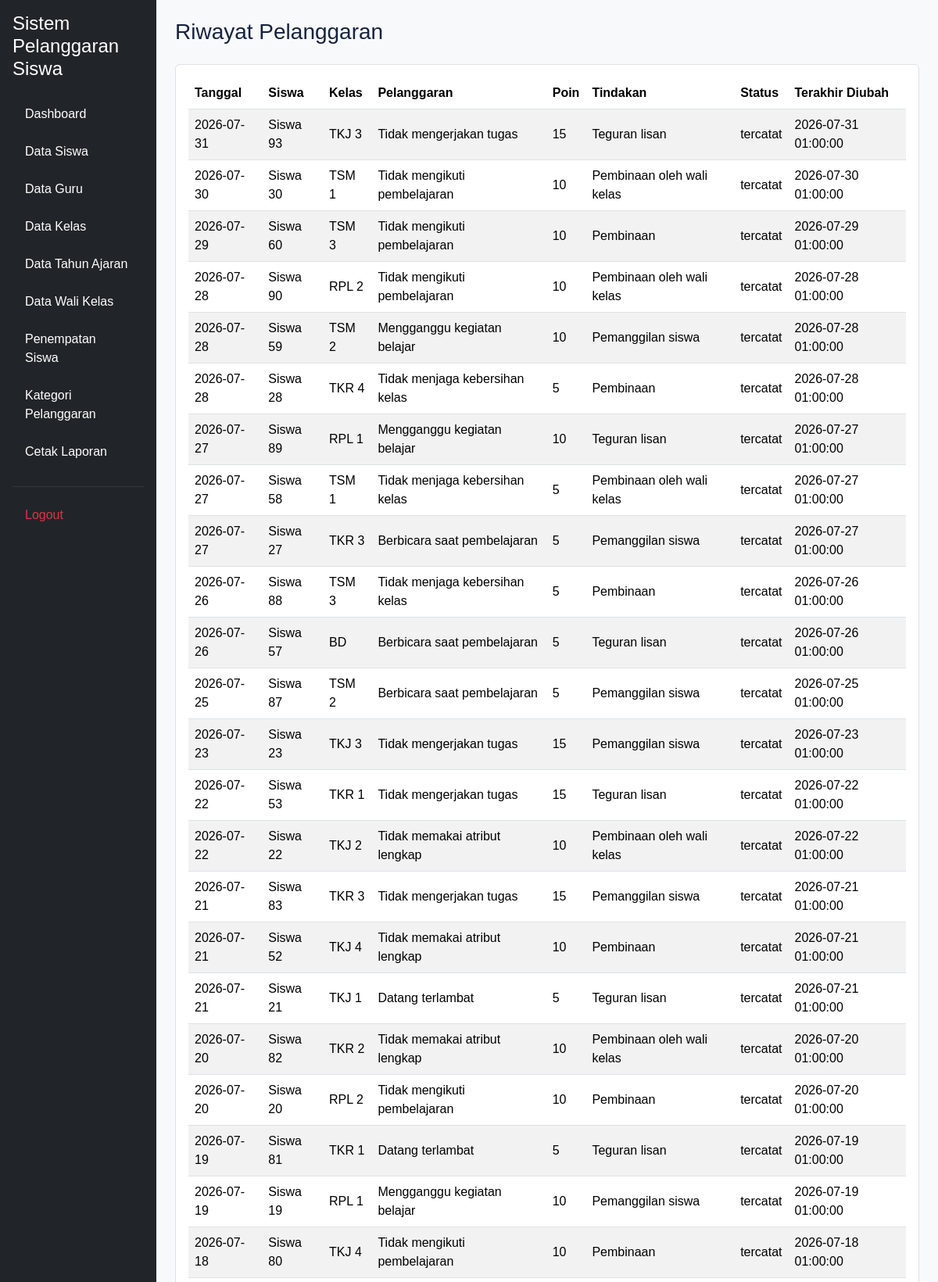
Page /riwayat.php (signed in, upper part) on the committed database.
### tables this page shows
CREATE TABLE `t_pelanggaran_siswa` (
  `id` int(11) NOT NULL,
  `tahun_ajaran_id` int(11) DEFAULT NULL,
  `siswa_id` int(11) DEFAULT NULL,
  `nama_siswa` varchar(150) NOT NULL,
  `kelas_id` int(11) DEFAULT NULL,
  `nama_kelas` varchar(100) NOT NULL,
  `pelanggaran_id` int(11) DEFAULT NULL,
  `nama_pelanggaran` varchar(150) NOT NULL,
  `pelanggaran_kategori_id` int(11) DEFAULT NULL,
  `guru_id` int(11) DEFAULT NULL,
  `nama_guru` varchar(150) NOT NULL,
  `tanggal` date DEFAULT NULL,
  `keterangan` text NOT NULL,
  `poin` int(11) NOT NULL,
  `tindakan` text NOT NULL,
  `status` varchar(30) NOT NULL,
  `created_at` timestamp NOT NULL DEFAULT current_timestamp(),
  `updated_at` timestamp NOT NULL DEFAULT current_timestamp()
);

### includes/akses_pelanggaran.php (called while the page is built, shortened)
<?php
function konteks_akses_pelanggaran(mysqli $koneksi, bool $wali_saja = false): array
{
    $role = strtolower(trim($_SESSION['role'] ?? ''));
    if ($role === 'admin') {
        return [
            'role' => 'admin',
            'guru_id' => null,
            'kelas_ids' => [],
            'is_wali' => false,
        ];
    }
    $user_id = (int)($_SESSION['id_user'] ?? 0);
    $stmt = mysqli_prepare(
        $koneksi,
        'SELECT id FROM t_guru WHERE user_id = ? AND status_aktif = 1 LIMIT 1'
    );
    mysqli_stmt_bind_param($stmt, 'i', $user_id);
    mysqli_stmt_execute($stmt);
    $guru = mysqli_fetch_assoc(mysqli_stmt_get_result($stmt));
    $guru_id = (int)$guru['id'];
    $kelas_ids = [];
    return [
        'role' => 'guru',
        'guru_id' => $guru_id,
        'kelas_ids' => $kelas_ids,
        'is_wali' => (bool)$kelas_ids,
    ];
}
function lingkup_sql_pelanggaran(array $konteks, string $alias = 'ps', bool $kelas_wali = false): string
{
    if ($konteks['role'] === 'admin') {
        return '1 = 1';
    }
    return $alias . '.guru_id = ' . (int)$konteks['guru_id'];
}
?>

### riwayat.php (the view, shortened to what this page needs)
<?php
include 'config/koneksi.php';
include 'includes/akses_pelanggaran.php';
$konteks = konteks_akses_pelanggaran($koneksi);
$lingkup = lingkup_sql_pelanggaran($konteks);
$hasil = mysqli_query(
    $koneksi,
    "SELECT ps.id, ps.nama_siswa, ps.nama_kelas, ps.nama_pelanggaran,
            ps.tanggal, ps.poin, ps.tindakan, ps.status, ps.updated_at
     FROM t_pelanggaran_siswa ps
     WHERE $lingkup
     ORDER BY ps.updated_at DESC, ps.id DESC"
);
?>
<!DOCTYPE html>
<html lang="id">
<head>
    <link href="https://cdn.jsdelivr.net/npm/bootstrap@5.3.3/dist/css/bootstrap.min.css" rel="stylesheet">
    <link rel="stylesheet" href="layout/style.css">
</head>
<body class="bg-light">
<div class="container-fluid"><div class="row">
    <?php include 'layout/sidebar.php'; ?>
    <main class="col-md-9 col-lg-10 p-4">
        <h1 class="h3 mb-4">Riwayat Pelanggaran</h1>
        <div class="table-responsive bg-white border rounded p-3">
            <table class="table table-striped align-middle">
                <thead><tr><th>Tanggal</th><th>Siswa</th><th>Kelas</th><th>Pelanggaran</th><th>Poin</th><th>Tindakan</th><th>Status</th><th>Terakhir Diubah</th></tr></thead>
                <tbody>
                <?php while ($row = mysqli_fetch_assoc($hasil)): ?>
                    <tr>
                        <td><?= htmlspecialchars($row['tanggal'] ?? '-') ?></td>
                        <td><?= htmlspecialchars($row['nama_siswa']) ?></td>
                        <td><?= htmlspecialchars($row['nama_kelas']) ?></td>
                        <td><?= htmlspecialchars($row['nama_pelanggaran']) ?></td>
                        <td><?= (int)$row['poin'] ?></td>
                        <td><?= htmlspecialchars($row['tindakan']) ?></td>
                        <td><?= htmlspecialchars($row['status']) ?></td>
                        <td><?= htmlspecialchars($row['updated_at']) ?></td>
                    </tr>
                <?php endwhile; ?>
                </tbody>
            </table>
        </div>
    </main>
</div></div>
</body>
</html>

### layout/style.css (style rules this page uses)
:root { --primary: #3659d9; --navy: #17233f; --background: #f4f6fb; --text-muted: #778198; --border: #e8ecf4; }
* { box-sizing: border-box; }
body { margin: 0; font-family: 'Poppins', sans-serif; background: var(--background); color: var(--navy); }

### rows in the picture
t_pelanggaran_siswa: tanggal "2026-07-31", nama_siswa "Siswa 93", nama_kelas "TKJ 3", nama_pelanggaran "Tidak mengerjakan tugas", poin "15", tindakan "Teguran lisan", status "tercatat", updated_at "2026-07-31 01:00:00"
t_pelanggaran_siswa: tanggal "2026-07-30", nama_siswa "Siswa 30", nama_kelas "TSM 1", nama_pelanggaran "Tidak mengikuti pembelajaran", poin "10", tindakan "Pembinaan oleh wali kelas", status "tercatat", updated_at "2026-07-30 01:00:00"
t_pelanggaran_siswa: tanggal "2026-07-29", nama_siswa "Siswa 60", nama_kelas "TSM 3", nama_pelanggaran "Tidak mengikuti pembelajaran", poin "10", tindakan "Pembinaan", status "tercatat", updated_at "2026-07-29 01:00:00"
t_pelanggaran_siswa: tanggal "2026-07-28", nama_siswa "Siswa 90", nama_kelas "RPL 2", nama_pelanggaran "Tidak mengikuti pembelajaran", poin "10", tindakan "Pembinaan oleh wali kelas", status "tercatat", updated_at "2026-07-28 01:00:00"
t_pelanggaran_siswa: tanggal "2026-07-28", nama_siswa "Siswa 59", nama_kelas "TSM 2", nama_pelanggaran "Mengganggu kegiatan belajar", poin "10", tindakan "Pemanggilan siswa", status "tercatat", updated_at "2026-07-28 01:00:00"
t_pelanggaran_siswa: tanggal "2026-07-28", nama_siswa "Siswa 28", nama_kelas "TKR 4", nama_pelanggaran "Tidak menjaga kebersihan kelas", poin "5", tindakan "Pembinaan", status "tercatat", updated_at "2026-07-28 01:00:00"
t_pelanggaran_siswa: tanggal "2026-07-27", nama_siswa "Siswa 89", nama_kelas "RPL 1", nama_pelanggaran "Mengganggu kegiatan belajar", poin "10", tindakan "Teguran lisan", status "tercatat", updated_at "2026-07-27 01:00:00"
t_pelanggaran_siswa: tanggal "2026-07-27", nama_siswa "Siswa 58", nama_kelas "TSM 1", nama_pelanggaran "Tidak menjaga kebersihan kelas", poin "5", tindakan "Pembinaan oleh wali kelas", status "tercatat", updated_at "2026-07-27 01:00:00"
t_pelanggaran_siswa: tanggal "2026-07-27", nama_siswa "Siswa 27", nama_kelas "TKR 3", nama_pelanggaran "Berbicara saat pembelajaran", poin "5", tindakan "Pemanggilan siswa", status "tercatat", updated_at "2026-07-27 01:00:00"
t_pelanggaran_siswa: tanggal "2026-07-26", nama_siswa "Siswa 88", nama_kelas "TSM 3", nama_pelanggaran "Tidak menjaga kebersihan kelas", poin "5", tindakan "Pembinaan", status "tercatat", updated_at "2026-07-26 01:00:00"
t_pelanggaran_siswa: tanggal "2026-07-26", nama_siswa "Siswa 57", nama_kelas "BD", nama_pelanggaran "Berbicara saat pembelajaran", poin "5", tindakan "Teguran lisan", status "tercatat", updated_at "2026-07-26 01:00:00"
t_pelanggaran_siswa: tanggal "2026-07-25", nama_siswa "Siswa 87", nama_kelas "TSM 2", nama_pelanggaran "Berbicara saat pembelajaran", poin "5", tindakan "Pemanggilan siswa", status "tercatat", updated_at "2026-07-25 01:00:00"
t_pelanggaran_siswa: tanggal "2026-07-23", nama_siswa "Siswa 23", nama_kelas "TKJ 3", nama_pelanggaran "Tidak mengerjakan tugas", poin "15", tindakan "Pemanggilan siswa", status "tercatat", updated_at "2026-07-23 01:00:00"
t_pelanggaran_siswa: tanggal "2026-07-22", nama_siswa "Siswa 53", nama_kelas "TKR 1", nama_pelanggaran "Tidak mengerjakan tugas", poin "15", tindakan "Teguran lisan", status "tercatat", updated_at "2026-07-22 01:00:00"
t_pelanggaran_siswa: tanggal "2026-07-22", nama_siswa "Siswa 22", nama_kelas "TKJ 2", nama_pelanggaran "Tidak memakai atribut lengkap", poin "10", tindakan "Pembinaan oleh wali kelas", status "tercatat", updated_at "2026-07-22 01:00:00"
t_pelanggaran_siswa: tanggal "2026-07-21", nama_siswa "Siswa 83", nama_kelas "TKR 3", nama_pelanggaran "Tidak mengerjakan tugas", poin "15", tindakan "Pemanggilan siswa", status "tercatat", updated_at "2026-07-21 01:00:00"
t_pelanggaran_siswa: tanggal "2026-07-21", nama_siswa "Siswa 52", nama_kelas "TKJ 4", nama_pelanggaran "Tidak memakai atribut lengkap", poin "10", tindakan "Pembinaan", status "tercatat", updated_at "2026-07-21 01:00:00"
t_pelanggaran_siswa: tanggal "2026-07-21", nama_siswa "Siswa 21", nama_kelas "TKJ 1", nama_pelanggaran "Datang terlambat", poin "5", tindakan "Teguran lisan", status "tercatat", updated_at "2026-07-21 01:00:00"
t_pelanggaran_siswa: tanggal "2026-07-20", nama_siswa "Siswa 82", nama_kelas "TKR 2", nama_pelanggaran "Tidak memakai atribut lengkap", poin "10", tindakan "Pembinaan oleh wali kelas", status "tercatat", updated_at "2026-07-20 01:00:00"
t_pelanggaran_siswa: tanggal "2026-07-20", nama_siswa "Siswa 20", nama_kelas "RPL 2", nama_pelanggaran "Tidak mengikuti pembelajaran", poin "10", tindakan "Pembinaan", status "tercatat", updated_at "2026-07-20 01:00:00"
t_pelanggaran_siswa: tanggal "2026-07-19", nama_siswa "Siswa 81", nama_kelas "TKR 1", nama_pelanggaran "Datang terlambat", poin "5", tindakan "Teguran lisan", status "tercatat", updated_at "2026-07-19 01:00:00"
t_pelanggaran_siswa: tanggal "2026-07-19", nama_siswa "Siswa 19", nama_kelas "RPL 1", nama_pelanggaran "Mengganggu kegiatan belajar", poin "10", tindakan "Pemanggilan siswa", status "tercatat", updated_at "2026-07-19 01:00:00"
t_pelanggaran_siswa: tanggal "2026-07-18", nama_siswa "Siswa 80", nama_kelas "TKJ 4", nama_pelanggaran "Tidak mengikuti pembelajaran", poin "10", tindakan "Pembinaan", status "tercatat", updated_at "2026-07-18 01:00:00"
